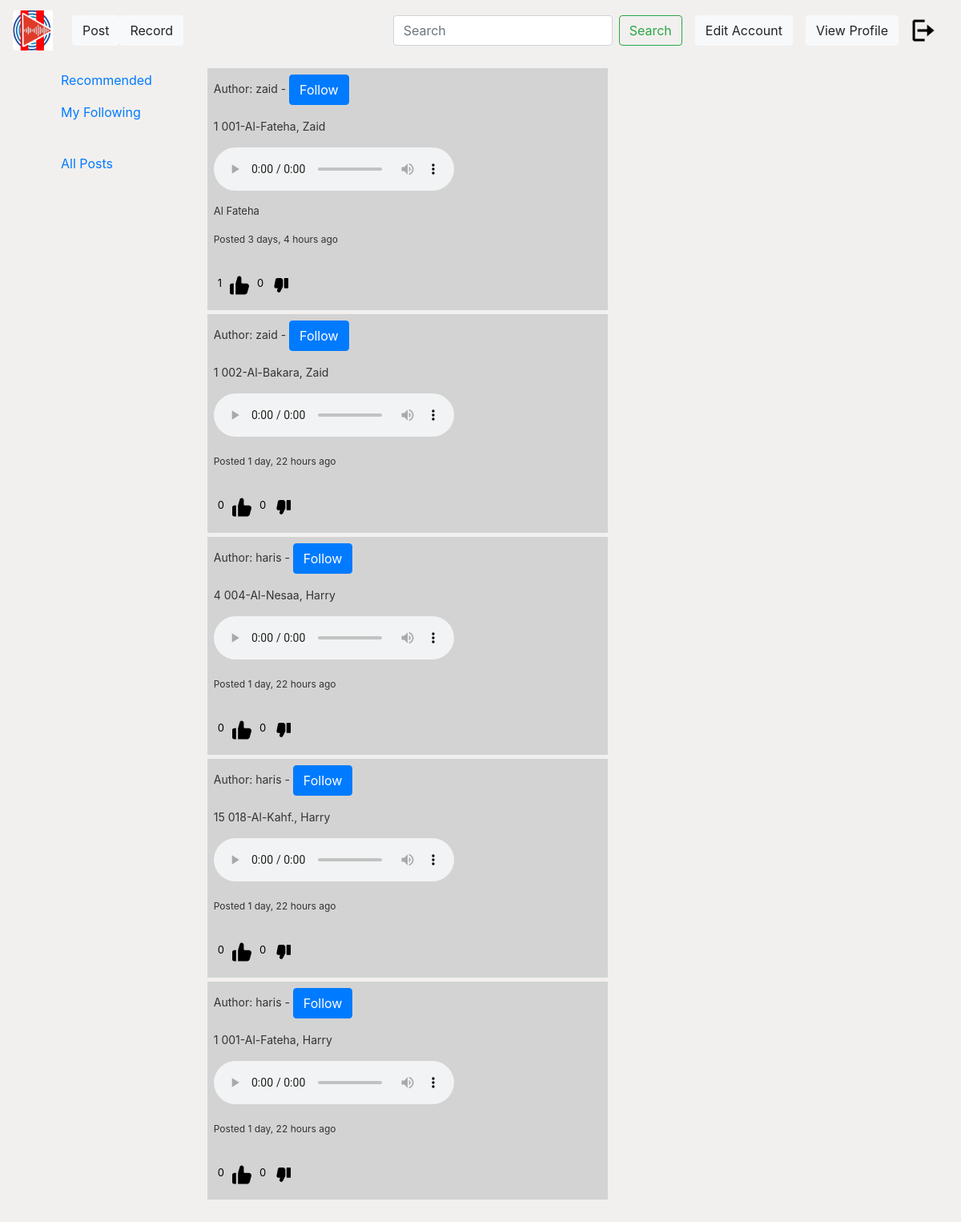
The page /following/ (signed in) on the database its author committed.
### user/models.py (models this page shows)
class Post(models.Model):
    juza=models.CharField(max_length=100,blank=True,null=True)
    surah= models.CharField(max_length=100,blank=True,null=True)
    reader= models.CharField(max_length=100,blank=True,null=True)
    file = models.FileField(upload_to="posts")
    content = models.TextField(max_length=1000)
    date_posted = models.DateTimeField(default=timezone.now)
    author = models.ForeignKey(User, on_delete=models.CASCADE)
    def like_count(self):
        return self.likes_dislikes.filter(like=True).count()
    def dislike_count(self):
        return self.likes_dislikes.filter(dislike=True).count()

### user/views.py (the view)
# urls.py: path('following/', my_following, name='following'),
@login_required
def my_following(request):
    current_user = request.user
    following_users_ids = Follower.objects.filter(follower=current_user).values_list('user', flat=True)
    if following_users_ids:
        following_users = User.objects.filter(id__in=following_users_ids)
        posts = Post.objects.filter(author__in=following_users)
    else:
        posts = Post.objects.none()
    return render(request, 'user/my_following.html', {'posts': posts})

### user/templates/user/my_following.html (shortened to what this page needs)
{% extends "user/base.html" %} {% block content %}
<div class="row">
  <div class="col-md-3">
    {% include 'user/sidebar.html' %}
  <div class="col-md-3">
    {% if posts %} {% for post in posts %}
    <div class="level-item has-text-centered "
      style="background-color: lightgray; padding: 8px; margin-top: 5px; width: 500px;">
      <p style="font-size: 14px">Author: {{ post.author.username }} - <a href="/follow/{{ post.author.id }}/"
          class="btn btn-primary align-left">Follow</a>
      <p style="font-size: 14px">
        {{ post.juza }} {{ post.surah }}, {{ post.reader }}
      </p>
      <audio controls>
        <source src="/media/{{ post.file }}" type="audio/mpeg" />
        <source src="/media/{{ post.file }}" type="audio/webm" />
      </audio>
      <div class="row">
        <div class="col-md-8">
          <p style="font-size: 13px; margin-top: 10px">{{ post.content }}</p>
          <p style="font-size: 12px; margin-top: 10px">
            Posted {{ post.date_posted|timesince }} ago
          </p>
        </div>
        <div class="col-md-4" style="margin-top: 20px; margin-left: 20px">
          <div class="row">
            <a class="like-btn" data-post-id="{{ post.id }}">
              <p id="like-count-{{ post.id }}">{{ post.like_count }}</p>
            </a>
            <a class="dislike-btn" data-post-id="{{ post.id }}">
              <p id="dislike-count-{{ post.id }}">{{ post.dislike_count }}</p>
            </a>
          </div>
        </div>
      </div>
    </div>
    {% endfor %} {% else %}
    <p>No Post found.</p>
    {% endif %}
  </div>
  <header class="site-header">
    <nav class="navbar navbar-expand-md navbar-dark bg-steel fixed-top">
      <a class="navbar-brand mr-4" href="{% url 'site-homepage' %}">{% load static %} <img
          src="{% static 'user/media/NewLogo_3.png' %}" class="rounded-left" alt="logo" width=50px height=50px /></a>
      <a href="{% url 'post_form' %}" class="btn btn-light">Post</a>
      <a href="{% url 'record' %}" class="btn btn-light">Record</a>
      <div class="collapse navbar-collapse" id="navbarToggle">
        <form class="d-flex" role="search" action="{% url 'searchpage' %}" method="GET">
          <input class="form-control me-2" type="search" placeholder="Search" name="q" required aria-label="Search" />
          <button class="btn btn-outline-success ml-2" type="submit">
            Search
          </button>
        </form>
        <a type="button" href="{% url 'site-editacc' %}" class="btn btn-light ml-3">Edit Account</a>
        <a type="button" href="{% url 'profile' user.id %}" class="btn btn-light ml-3">View Profile</a>
      </div>
      {% if user.is_authenticated %}
      <a class="nav-item nav-link" href="{% url 'site-user-logout' %}">{% load static %} <img
          src="{% static 'user/media/logout.png' %}" width=30px height=30px</a>
        {% endif%}
    </nav>
  </header>
  {% endblock content %}

### user/static/user/name.css (style rules this page uses)
body { background:#f2f0ee; color: #333333; margin-top: 5rem; }

### user/templates/user/my_following.html (style rules this page uses)
.like-btn { flex-direction: row; display: flex; }
.like-btn p { margin-right: 10px; font-size: 13px; color: black; text-decoration: none; }
.dislike-btn { flex-direction: row; display: flex; }
.dislike-btn p { margin-right: 10px; margin-left: 10px; font-size: 13px; color: black; text-decoration: none; }

### rows shown on the page
Post: author.username "zaid", juza "1", surah "001-Al-Fateha", reader "Zaid", content "Al Fateha", date_posted "3 days, 4 hours", like_count "1", dislike_count "0"
Post: author.username "zaid", juza "1", surah "002-Al-Bakara", reader "Zaid", date_posted "1 day, 22 hours", like_count "0", dislike_count "0"
Post: author.username "haris", juza "4", surah "004-Al-Nesaa", reader "Harry", date_posted "1 day, 22 hours", like_count "0", dislike_count "0"
Post: author.username "haris", juza "15", surah "018-Al-Kahf.", reader "Harry", date_posted "1 day, 22 hours", like_count "0", dislike_count "0"
Post: author.username "haris", juza "1", surah "001-Al-Fateha", reader "Harry", date_posted "1 day, 22 hours", like_count "0", dislike_count "0"
